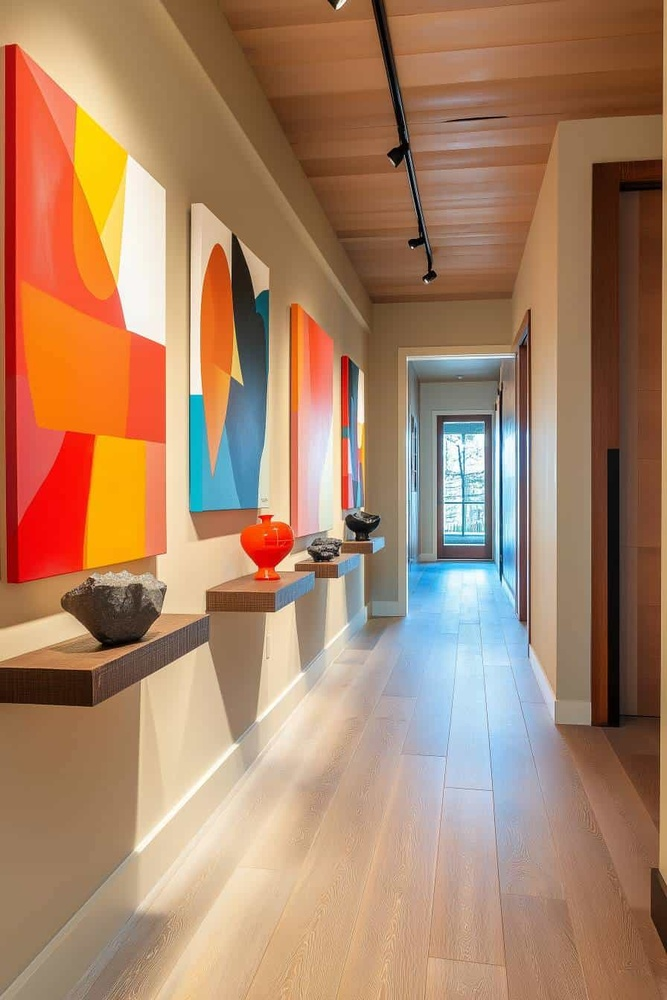
#> input picture data/test_image.jpg, 667 x 1000 px, shrunk from 896 x 1344 before the run, found by its file name
$ python generate_3D_point_cloud.py
#> lines starting #> are read from the running program, lines starting #| are printed output that depends on the picture
####심화코드: DepthMap을기반으로3D 포인트클라우드생성
import cv2
import numpy as np
from google.colab.patches import cv2_imshow
# 이미지로드
image= cv2.imread('test_image.jpg')
#> image is the input picture: shape (1000, 667, 3); mean B, G, R 103, 130.7, 169.2
# 그레이스케일변환
gray= cv2.cvtColor(image, cv2.COLOR_BGR2GRAY)
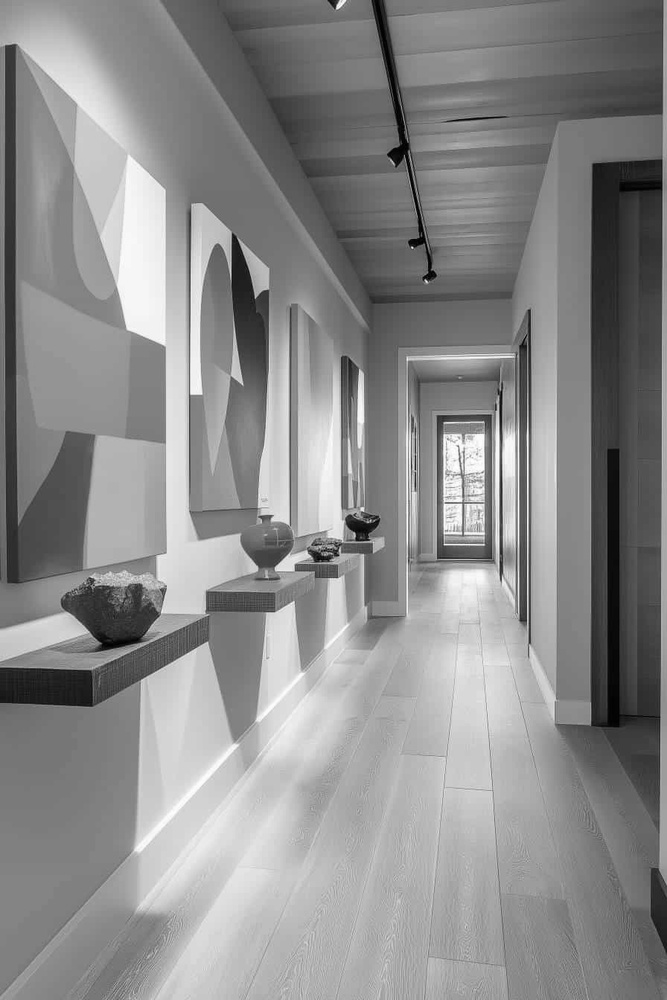
#> gray: shape (1000, 667); min 0, max 255, mean 139
# DepthMap생성
depth_map= cv2.applyColorMap(gray, cv2.COLORMAP_JET)
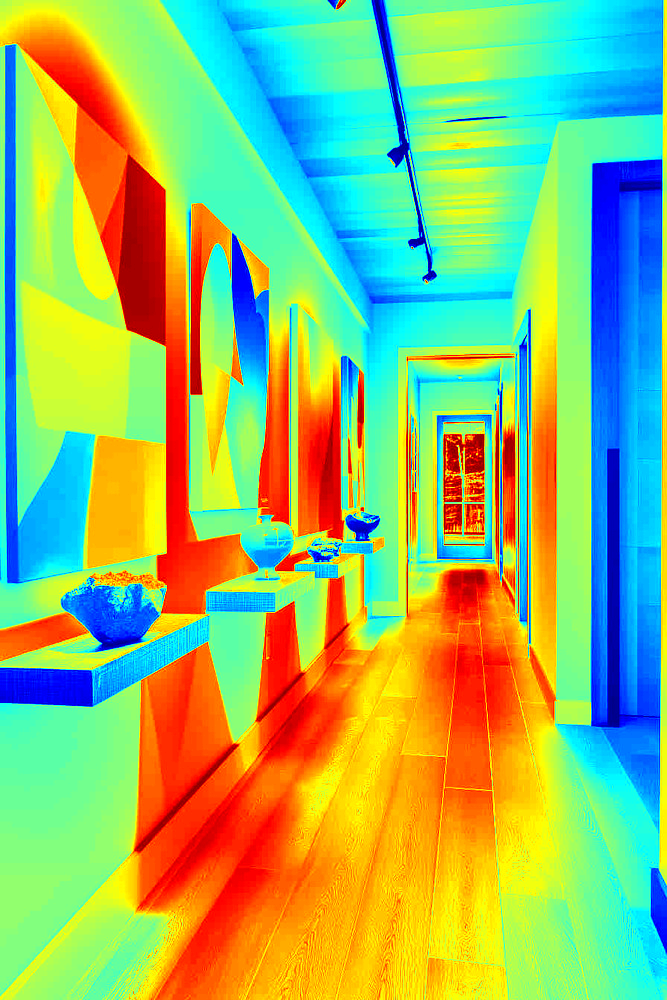
#> depth_map: shape (1000, 667, 3); mean B, G, R 106.9, 187.3, 146
# 3D 포인트클라우드변환
h, w= depth_map.shape[:2]
#> h = 1000; w = 667
X, Y= np.meshgrid(np.arange(w), np.arange(h))
Z= gray.astype(np.float32)  # Depth값을Z축으로사용
# 3D 좌표생성
points_3d = np.dstack((X, Y, Z))
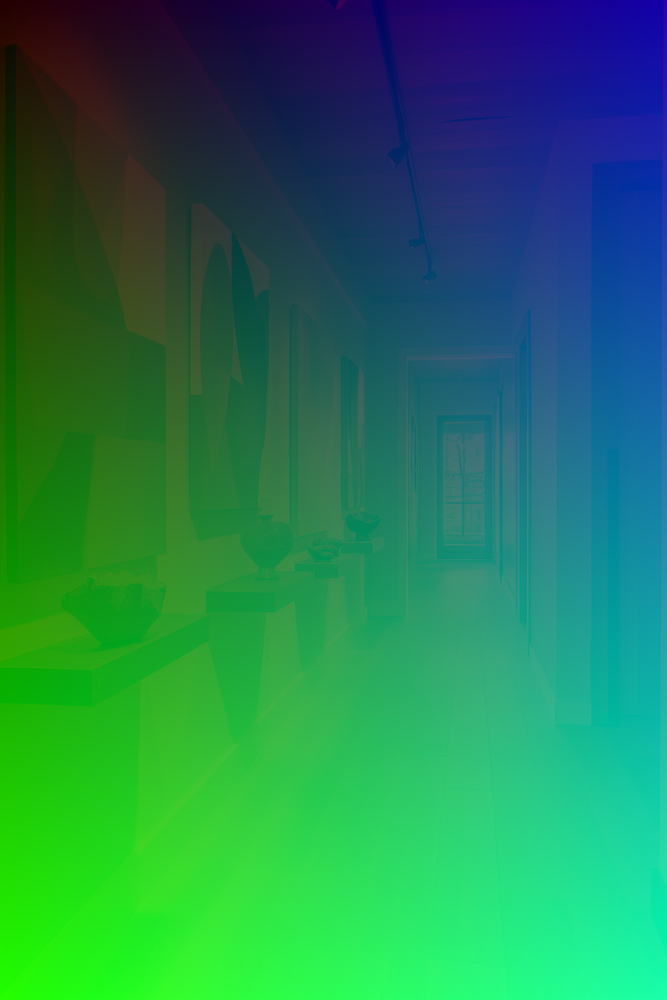
#> points_3d: shape (1000, 667, 3) float64; mean of channels 0, 1, 2 333, 499.5, 139; drawn with min black and max white
# 결과출력
cv2_imshow(depth_map)
#cv2.waitKey(0)
#cv2.destroyAllWindows()

$ run again, with data/apple.jpg copied over data/test_image.jpg
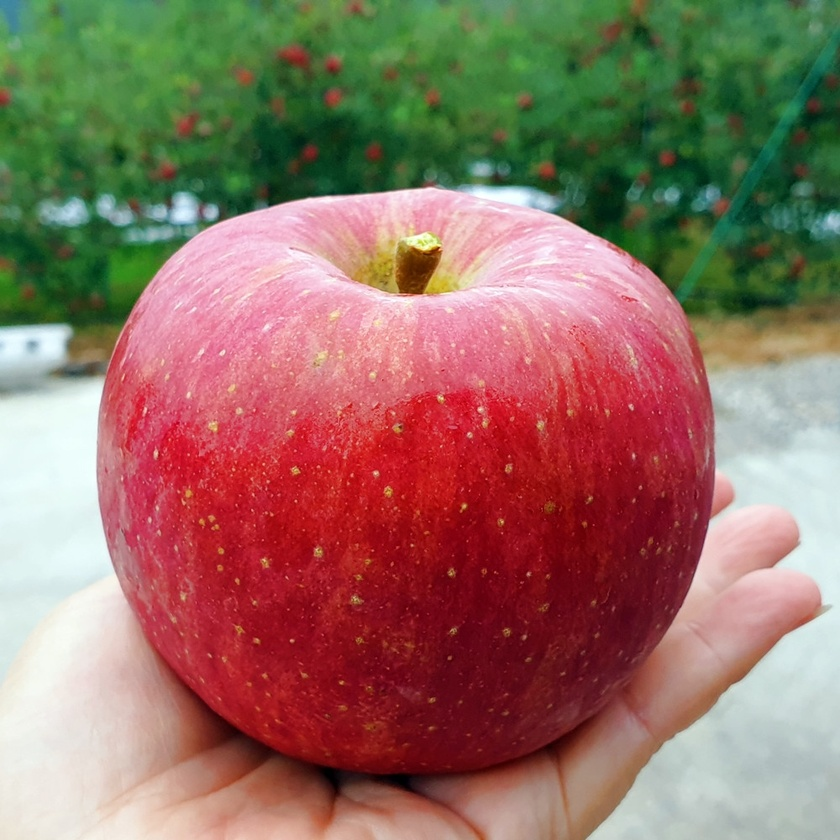
#> input picture data/apple.jpg, 840 x 840 px, shrunk from 1000 x 1000 before the run, found by its file name
#> image is the input picture: shape (840, 840, 3); mean B, G, R 99, 112.1, 146.4
#> `depth_map= cv2.applyColorMap(gray, cv2.COLORMAP_JET)`:
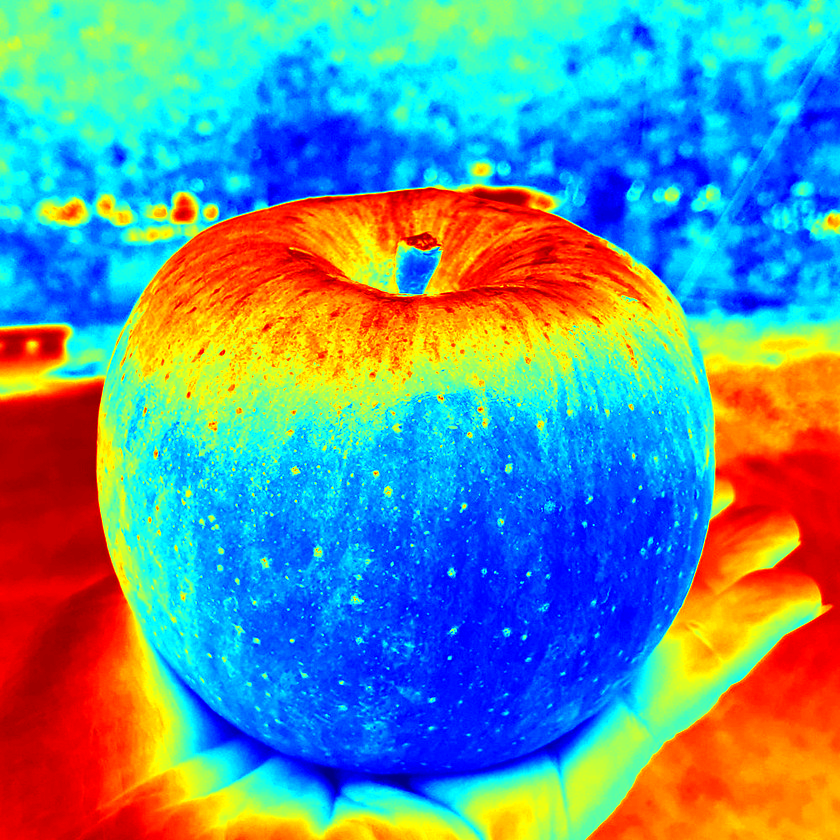
#> depth_map: shape (840, 840, 3); mean B, G, R 151.6, 145.3, 98.7
#> `points_3d = np.dstack((X, Y, Z))`:
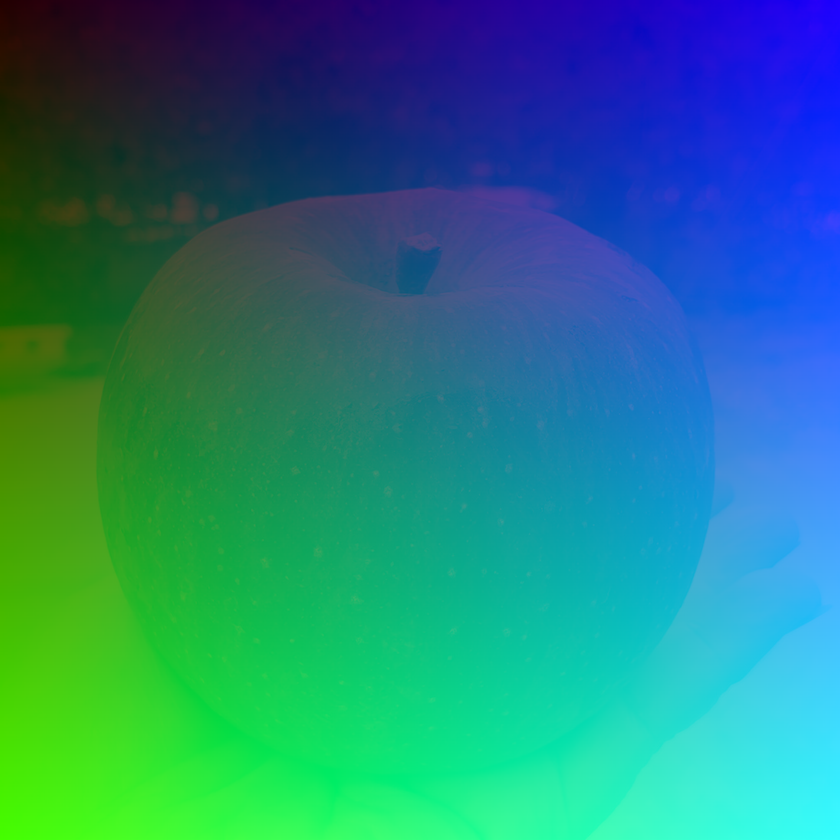
#> points_3d: shape (840, 840, 3) float64; mean of channels 0, 1, 2 419.5, 419.5, 120.9; drawn with min black and max white

$ run again, with data/test_depth_map(1).png saved as data/test_image.jpg
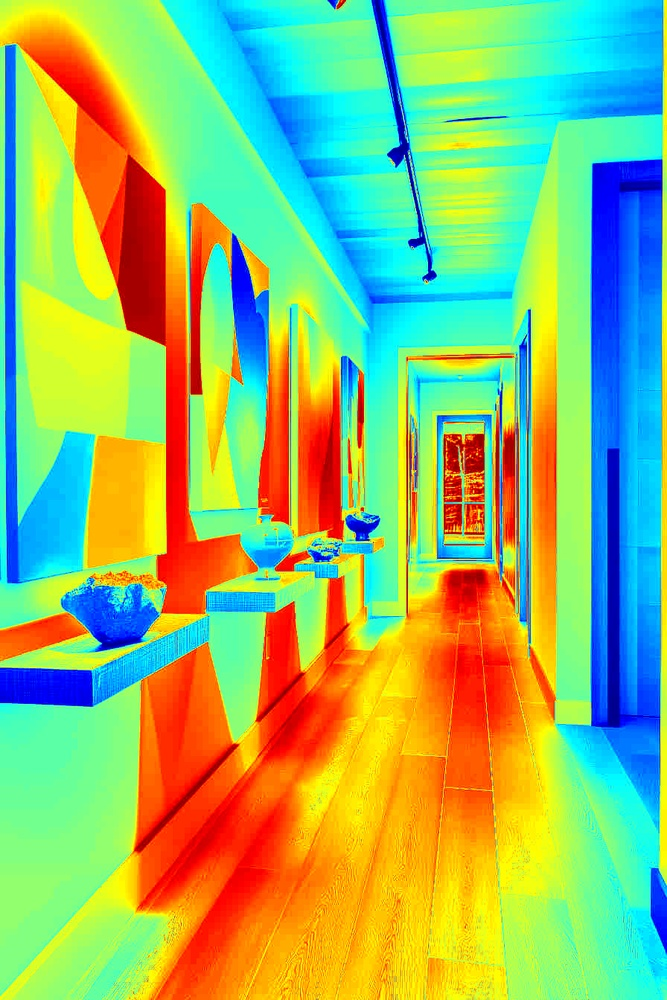
#> input picture data/test_depth_map(1).png, 667 x 1000 px, shrunk from 896 x 1344 before the run, found by its file name
#> image is the input picture: shape (1000, 667, 3); mean B, G, R 107.5, 186.5, 145.6
#> `depth_map= cv2.applyColorMap(gray, cv2.COLORMAP_JET)`:
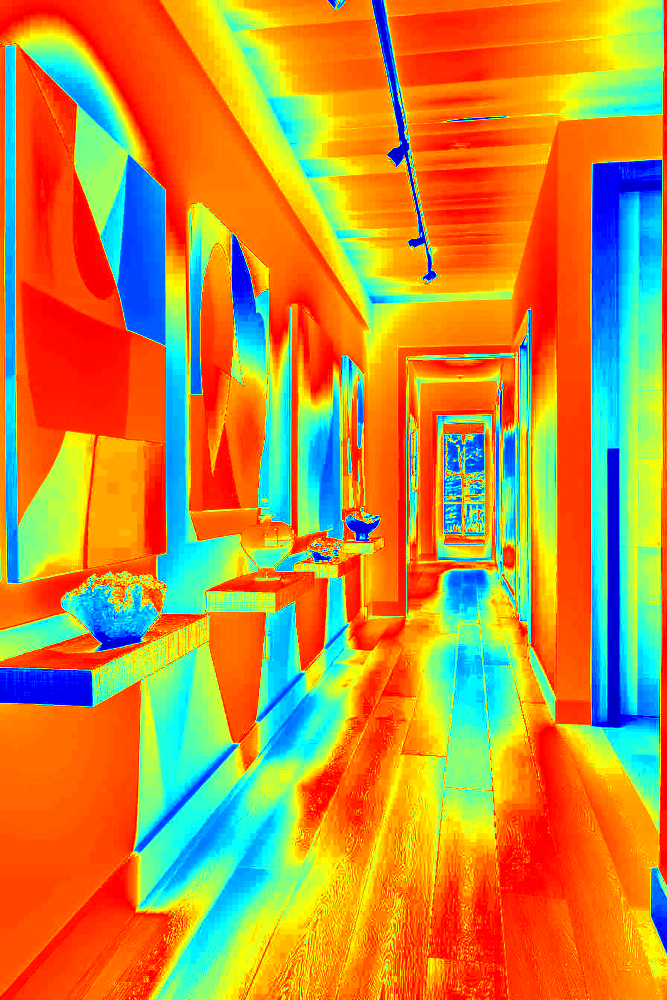
#> depth_map: shape (1000, 667, 3); mean B, G, R 60.3, 141.1, 194.5
#> `points_3d = np.dstack((X, Y, Z))`:
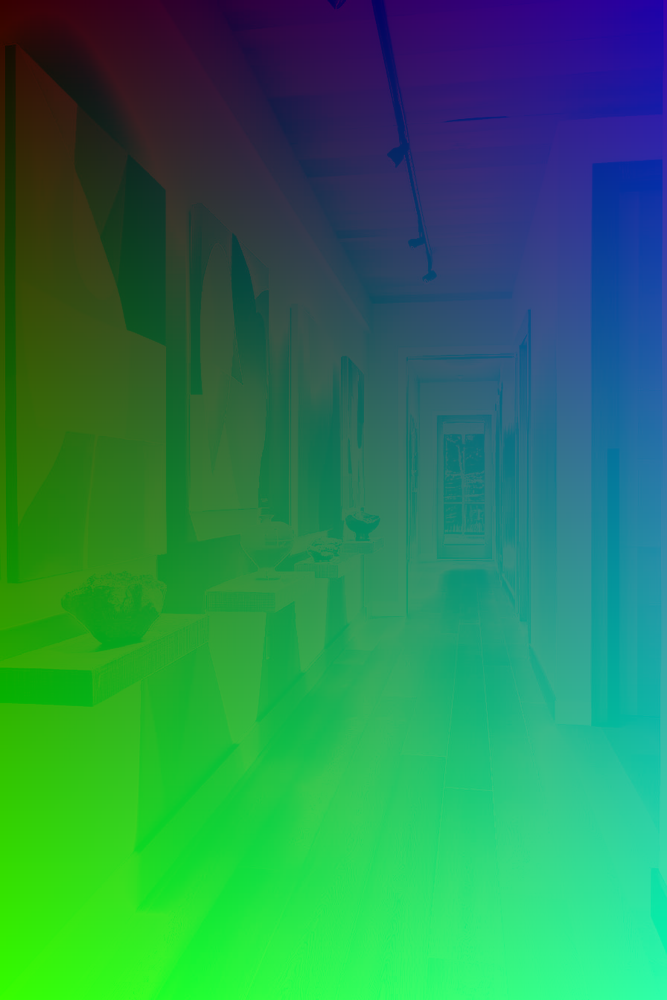
#> points_3d: shape (1000, 667, 3) float64; mean of channels 0, 1, 2 333, 499.5, 165.3; drawn with min black and max white
